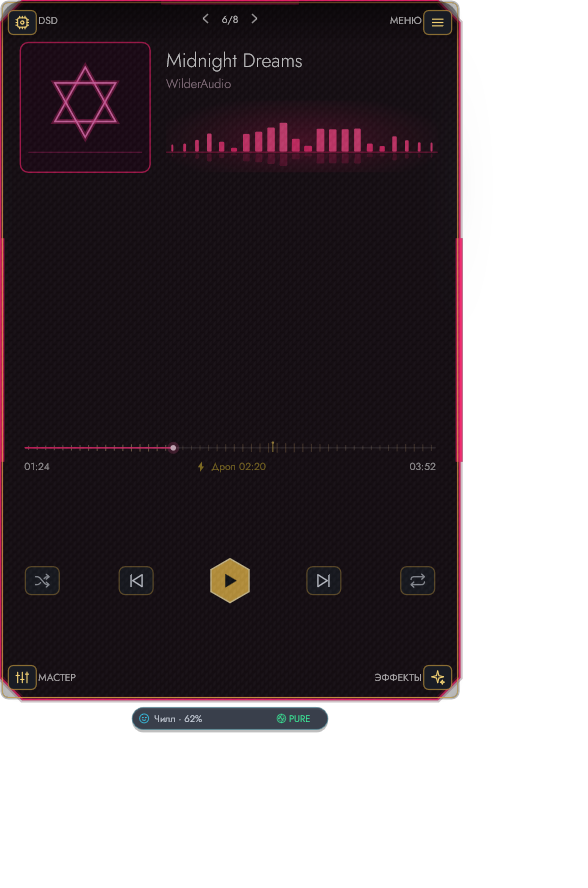
#> input picture Reels_Carbon/frames/01_carbon_eq.png, 588 x 888 px, found by its file name
$ python make_reels.py
#> lines starting #> are read from the running program, lines starting #| are printed output that depends on the picture
import math
import os
import subprocess
import imageio_ffmpeg
from PIL import Image, ImageDraw, ImageFont, ImageFilter

W, H = 1080, 1920
FPS = 30
ROOT = r"c:\Users\Aleksey\Documents\ANTIGRAVITY\liquid-hires-player\Reels_Carbon"
FRAMES_DIR = os.path.join(ROOT, "frames")
OUT_MP4 = os.path.join(ROOT, "Spectrum_Carbon_Reels.mp4")

FONT_BOLD = r"C:\Windows\Fonts\segoeuib.ttf"
FONT_REG  = r"C:\Windows\Fonts\segoeui.ttf"

def load_font(path, size):
    try:
        return ImageFont.truetype(path, size)
    except Exception:
        return ImageFont.load_default()

F_HERO = load_font(FONT_BOLD, 88)
F_TITLE = load_font(FONT_BOLD, 58)
F_BADGE = load_font(FONT_BOLD, 30)
F_SUB = load_font(FONT_REG, 36)
F_URL = load_font(FONT_BOLD, 38)
F_SM = load_font(FONT_REG, 28)

def trim_alpha(img, pad=8):
    bbox = img.split()[-1].getbbox()
    if not bbox:
        return img
    x0, y0, x1, y1 = bbox
    x0 = max(0, x0 - pad); y0 = max(0, y0 - pad)
    x1 = min(img.width, x1 + pad); y1 = min(img.height, y1 + pad)
    return img.crop((x0, y0, x1, y1))

def make_carbon_bg():
    bg = Image.new("RGB", (W, H), (9, 10, 16))
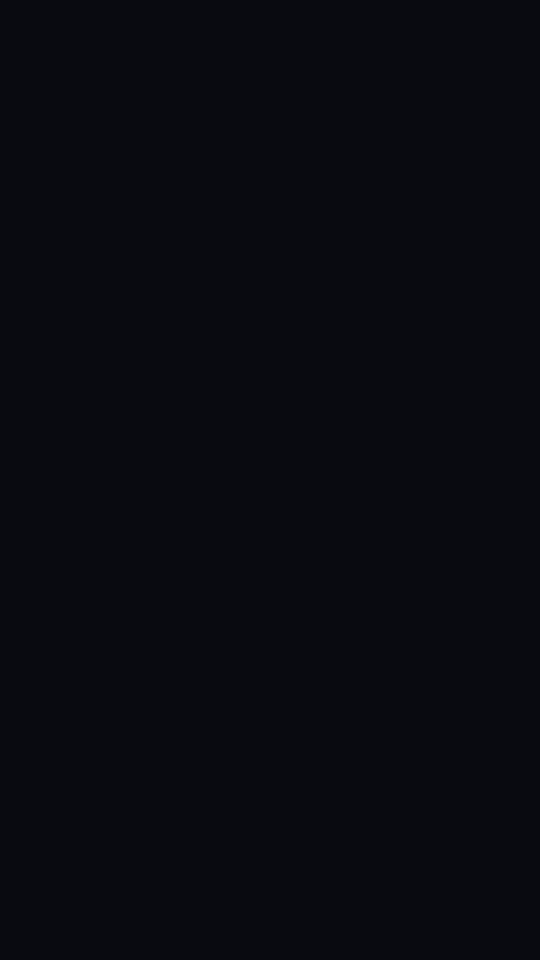
#> bg: PIL image 1080x1920 RGB (shown at 1/2 size); mean R, G, B 9, 10, 16
    draw = ImageDraw.Draw(bg)
    # Диагональная карбоновая текстура
    for y in range(0, H, 8):
        col = (13, 14, 22) if (y // 8) % 2 == 0 else (8, 9, 14)
        draw.line([(0, y), (W, y)], fill=col, width=2)
    # Мягкое золотисто-малиновое свечение сверху и снизу (Carbon accent)
    glow = Image.new("RGBA", (W, H), (0, 0, 0, 0))
#> glow: PIL image 1080x1920 RGBA; every value is 0
    gd = ImageDraw.Draw(glow)
    gd.ellipse([W//2 - 520, -260, W//2 + 520, 620], fill=(212, 168, 72, 42))
    gd.ellipse([-220, H - 720, W + 220, H + 260], fill=(224, 52, 118, 48))
    gd.ellipse([W - 440, H//2 - 360, W + 320, H//2 + 400], fill=(52, 210, 238, 28))
    glow = glow.filter(ImageFilter.GaussianBlur(120))
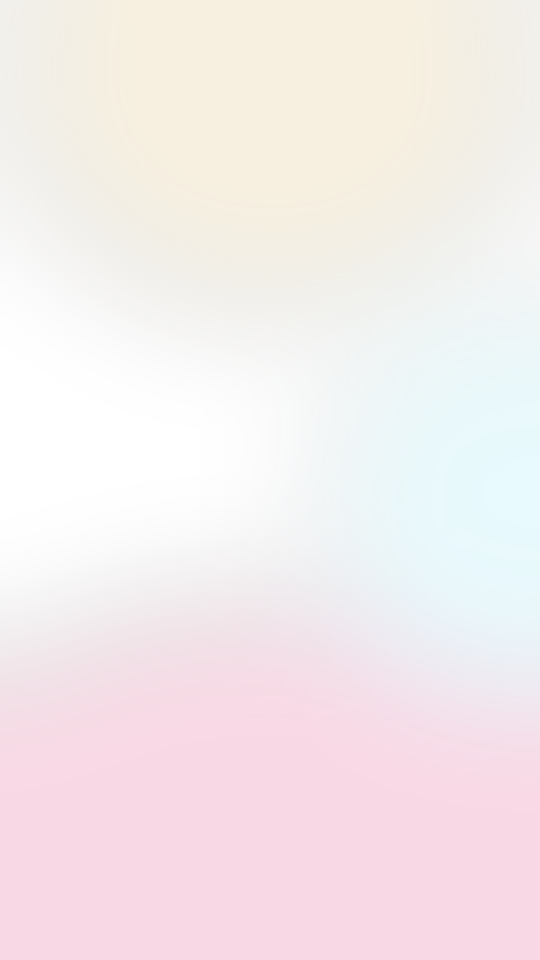
#> glow: PIL image 1080x1920 RGBA (shown at 1/2 size); mean R, G, B, A 136.5, 87.6, 89.6, 30.6; transparent parts drawn white
    bg = Image.alpha_composite(bg.convert("RGBA"), glow).convert("RGB")
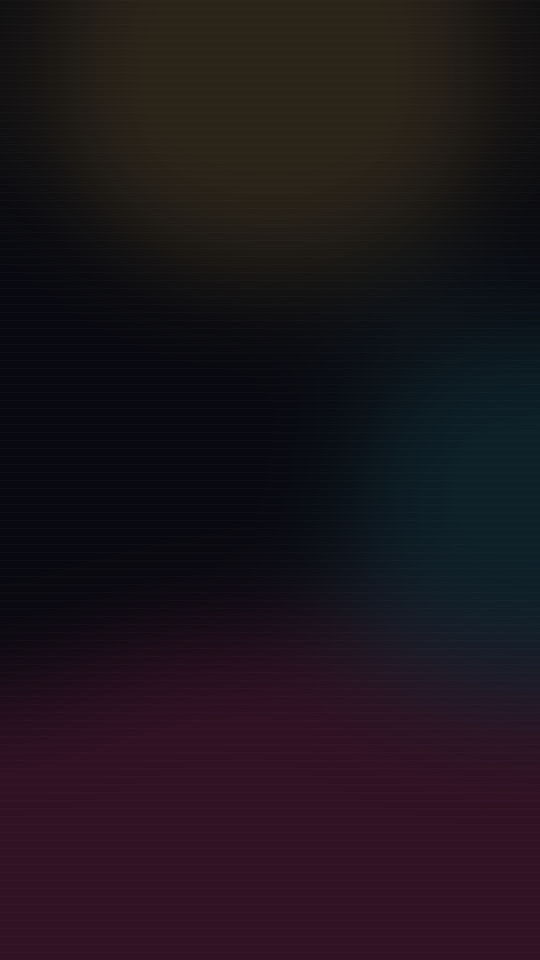
#> bg: PIL image 1080x1920 RGB (shown at 1/2 size); mean R, G, B 29.2, 20.7, 27
    return bg

BASE_BG = make_carbon_bg()

SCENES = [
    {
        "file": "01_carbon_eq.png",
        "dur": 3.2,
        "badge": "SPECTRUM  •  CARBON EDITION",
        "title": "4 МБ НАТИВНОГО C++20",
        "sub": "Вместо 300-мегабайтных комбайнов.\nМгновенный старт и 0% лагов.",
        "accent": (235, 192, 86),
        "max_w": 840, "max_h": 1120,
    },
    {
        "file": "02_carbon_fft.png",
        "dur": 3.0,
        "badge": "ЖИВОЙ FFT-АНАЛИЗАТОР",
        "title": "ДЕТЕКТОР ФЕЙК HI-RES",
        "sub": "Мгновенно показывает реальный срез:\n16 кГц MP3 или честный Hi-Res.",
        "accent": (240, 72, 148),
        "max_w": 840, "max_h": 1120,
    },
    {
        "file": "03_carbon_master.png",
        "dur": 3.4,
        "badge": "СТУДИЙНЫЙ МАСТЕР-ТРАКТ",
        "title": "PURE AUDIO & DSD512",
        "sub": "WASAPI Exclusive • ASIO • PCM → DSD\nВосстановление динамики (+DR) и фазометр.",
        "accent": (64, 232, 188),
        "max_w": 940, "max_h": 1100,
    },
    {
        "file": "04_carbon_effects.png",
        "dur": 3.0,
        "badge": "ДИЗАЙН И АТМОСФЕРА",
        "title": "6 ТЕМ • 8 СКИНОВ",
        "sub": "Carbon • Cyberpunk • Liquid Glass • AMOLED\nЖивой винил, дождь, неон и шейдеры.",
        "accent": (176, 118, 255),
        "max_w": 940, "max_h": 1100,
    },
    {
        "file": "05_carbon_island.png",
        "dur": 2.6,
        "badge": "РЕЖИМ МИНИ-КАПСУЛЫ",
        "title": "ДИНАМИЧЕСКИЙ ОСТРОВОК",
        "sub": "Невесомое управление поверх игр и окон.\nФормат, битрейт и эквалайзер всегда на виду.",
        "accent": (78, 222, 248),
        "max_w": 960, "max_h": 360,
    },
    {
        "file": "06_carbon_library.png",
        "dur": 3.2,
        "badge": "БИБЛИОТЕКА И СТРИМИНГ",
        "title": "28 LOSSLESS FLAC-РАДИО",
        "sub": "24-bit Hi-Res • Рок • Джаз • Электроника\nБыстрая медиатека и умные плейлисты.",
        "accent": (235, 192, 86),
        "max_w": 1000, "max_h": 820,
    },
    {
        "file": None,
        "dur": 3.0,
        "badge": "WINDOWS 10 / 11  •  БЕСПЛАТНО",
        "title": "SPECTRUM 2.1",
        "sub": "4.4 МБ • Проверено антивирусом\nАвтообновления • 4 языка\n\ngithub.com/Aleksey-Pasechnik/Spectrum",
        "accent": (235, 192, 86),
        "max_w": 0, "max_h": 0,
    },
]

# Предзагружаем и обрезаем изображения
LOADED = {}
for sc in SCENES:
    fn = sc["file"]
    if fn:
        im = Image.open(os.path.join(FRAMES_DIR, fn)).convert("RGBA")
#> im is the input picture: PIL image 588x888 RGBA; mean R, G, B, A 17, 9.1, 12.9, 156.3
        im = trim_alpha(im, pad=6)
#> in trim_alpha, `bbox = img.split()[-1].getbbox()`: bbox = (0, 0, 493, 733)
#> in trim_alpha, `x0, y0, x1, y1 = bbox`: x0 = 0; x1 = 493; y1 = 733
#> in trim_alpha, `x1 = min(img.width, x1 + pad)`: x1 = 499
#> in trim_alpha, `y1 = min(img.height, y1 + pad)`: y1 = 739
#> in trim_alpha, `return img.crop((x0, y0, x1, y1))`:
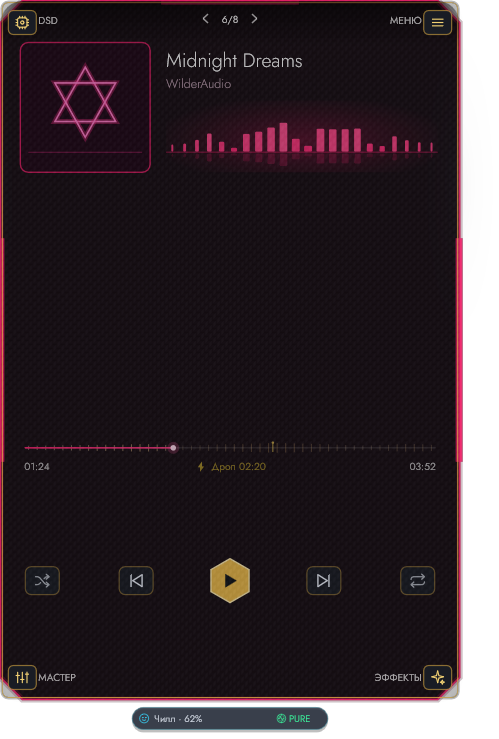
#> returned value: PIL image 499x739 RGBA; mean R, G, B, A 24.1, 13, 18.3, 221.3; transparent parts drawn white
        LOADED[fn] = im
#> pass 2 of the loop `for sc in SCENES:`:
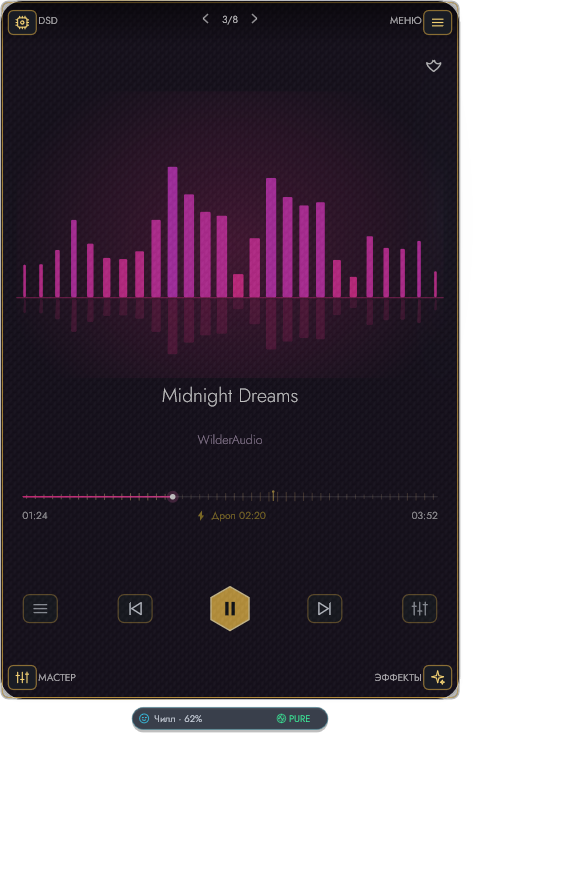
#> input picture Reels_Carbon/frames/02_carbon_fft.png, 588 x 888 px, found by its file name
#> im is the input picture: PIL image 588x888 RGBA; mean R, G, B, A 20.3, 11.4, 20.6, 154.8
#> bbox = (0, 0, 473, 733)
#> in trim_alpha (call 2), `x0, y0, x1, y1 = bbox`: x1 = 473; y1 = 733
#> in trim_alpha (call 2), `x1 = min(img.width, x1 + pad)`: x1 = 479
#> in trim_alpha (call 2), `y1 = min(img.height, y1 + pad)`: y1 = 739
#> in trim_alpha (call 2), `return img.crop((x0, y0, x1, y1))`:
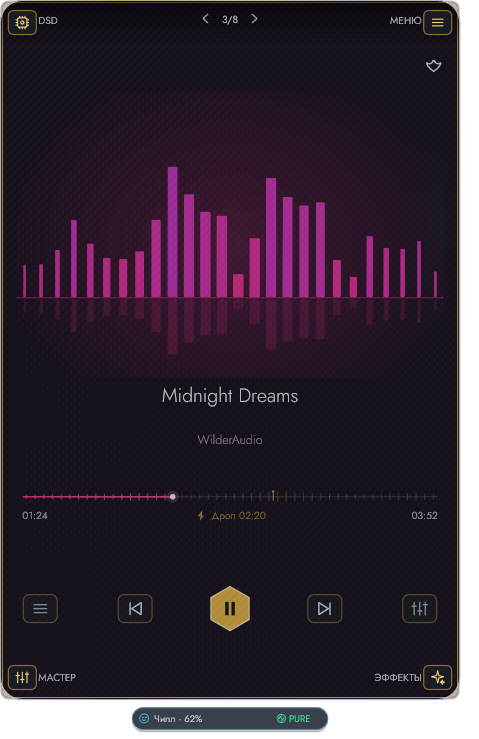
#> returned value: PIL image 479x739 RGBA; mean R, G, B, A 30, 16.9, 30.4, 228.3; transparent parts drawn white
#> pass 3 of the loop `for sc in SCENES:`:
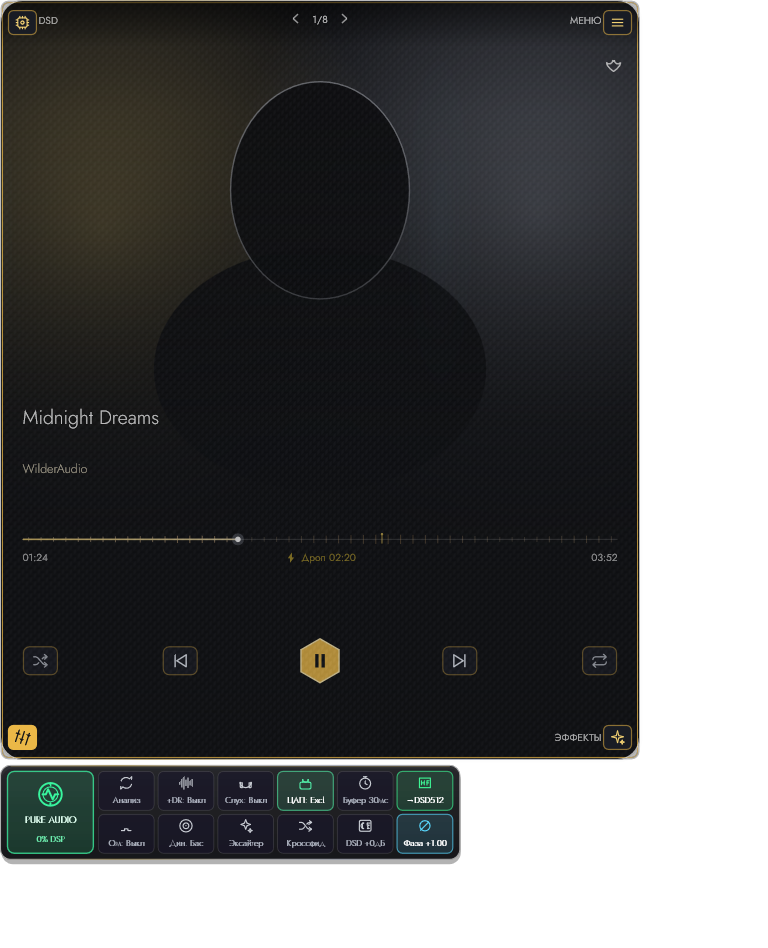
#> input picture Reels_Carbon/frames/03_carbon_master.png, 768 x 948 px, found by its file name
#> im is the input picture: PIL image 768x948 RGBA; mean R, G, B, A 22.2, 22.8, 23, 184.4
#> bbox = (0, 0, 643, 865)
#> in trim_alpha (call 3), `x0, y0, x1, y1 = bbox`: x1 = 643; y1 = 865
#> in trim_alpha (call 3), `x1 = min(img.width, x1 + pad)`: x1 = 649
#> in trim_alpha (call 3), `y1 = min(img.height, y1 + pad)`: y1 = 871
#> in trim_alpha (call 3), `return img.crop((x0, y0, x1, y1))`:
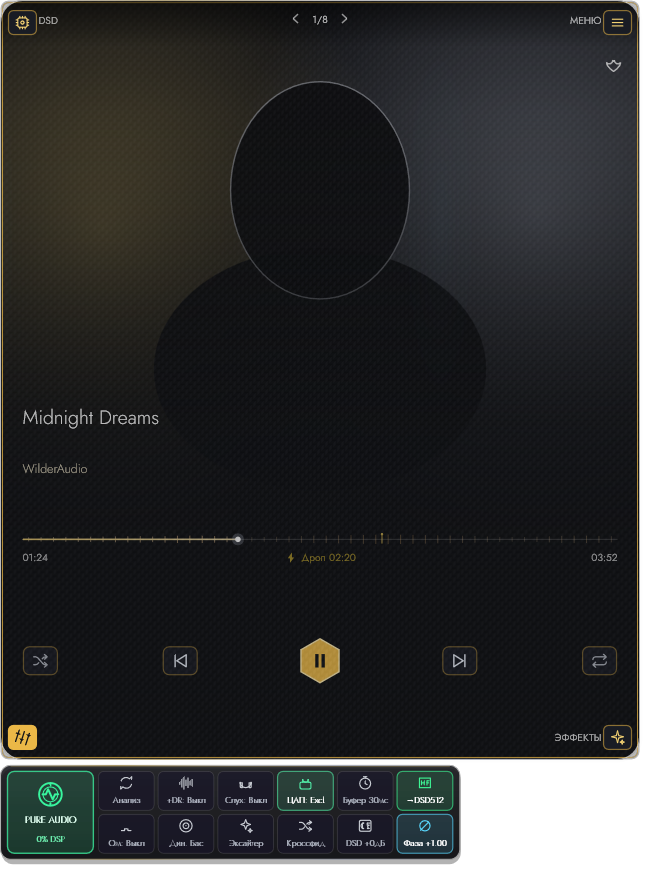
#> returned value: PIL image 649x871 RGBA; mean R, G, B, A 28.5, 29.4, 29.6, 237.6; transparent parts drawn white
#> the loop made 7 passes; the first 3 are shown

def ease_out_cubic(t):
    t = max(0.0, min(1.0, t))
    return 1.0 - (1.0 - t) ** 3

# [101 lines left out: functions draw_centered_text, render_scene_frame, not called in this run]

def main():
    ffmpeg = imageio_ffmpeg.get_ffmpeg_exe()
    cmd = [
        ffmpeg, "-y",
        "-f", "rawvideo", "-vcodec", "rawvideo",
        "-s", f"{W}x{H}", "-pix_fmt", "rgb24", "-r", str(FPS),
        "-i", "-",
        "-c:v", "libx264", "-preset", "fast", "-crf", "20",
        "-pix_fmt", "yuv420p", "-movflags", "+faststart",
        OUT_MP4,
    ]
    proc = subprocess.Popen(cmd, stdin=subprocess.PIPE, stderr=subprocess.DEVNULL)
    global_t = 0.0
    total_frames = 0
    for sc in SCENES:
        n_frames = int(round(sc["dur"] * FPS))
        for f in range(n_frames):
            local_t = f / FPS
            img = render_scene_frame(sc, local_t, global_t)
            proc.stdin.write(img.tobytes())
            global_t += 1.0 / FPS
            total_frames += 1
    proc.stdin.close()
    rc = proc.wait()
    print(f"REELS_EXIT:{rc} FRAMES:{total_frames} SIZE:{os.path.getsize(OUT_MP4) if os.path.exists(OUT_MP4) else 0}")

if __name__ == "__main__":
    main()
#> (the call stopped at in main, `ffmpeg = imageio_ffmpeg.get_ffmpeg_exe()`: imageio_ffmpeg is not available in this run)
